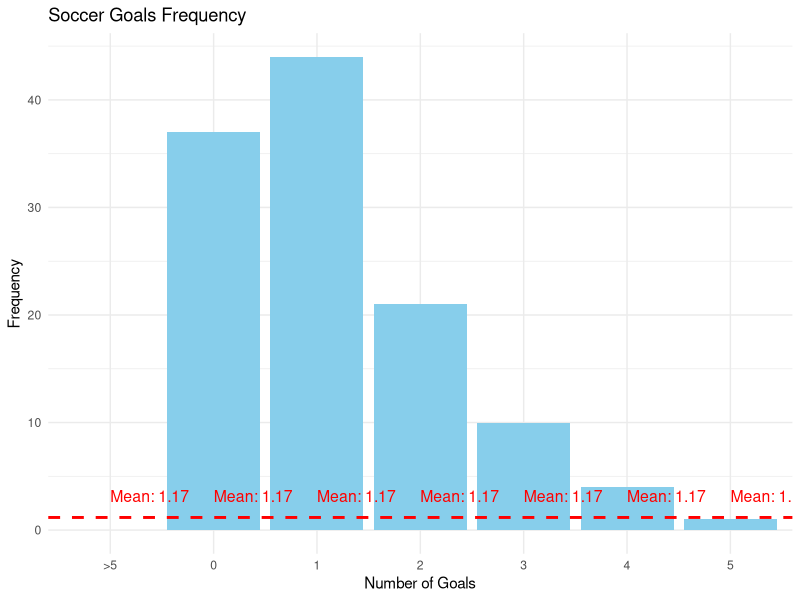
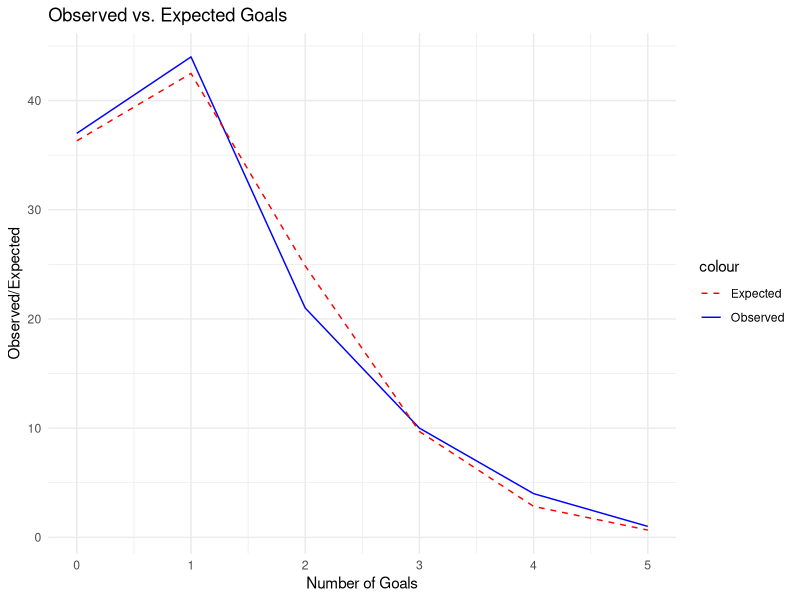
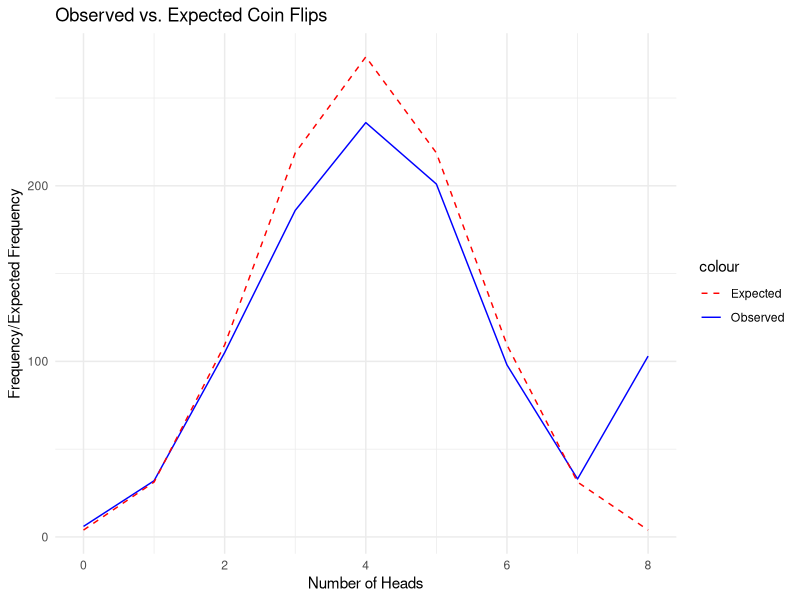

R code for these plots, in order:
## ---- chunk 1
knitr::opts_chunk$set(warning = FALSE, message = FALSE) 
library(tidyverse)
library(dplyr)
## ---- chunk 2
count <- c("0","1","2",">3")
observ <- c(203,39,18,28)
probs <- c(0.548,0.329,0.098,0.025)
exp <- c(158.7,94.83,28.45,6.65)



truffles <- data.frame(truffle_count = count, observed = observ, probs = probs, expected = exp)

chi_sq <- sum(((truffles$observed - truffles$expected)^2)/(truffles$expected))
#chi-squared test stat: 117

p_value <- chisq.test(x = truffles$observed, p = truffles$probs)

#p-value <2.2e-16

## ---- chunk 3
column1 <- c(1,4,2,10,1)
column2 <- c(4.12,1.02,9.5,12.4,2.48)

deg_freedom <- data.frame(df = column1, chi_sq = column2)


p_values <- 1 - pchisq(deg_freedom$chi_sq, deg_freedom$df)


deg_freedom$p_value <- p_values


print(deg_freedom)

## ---- chunk 4
column1 <- c("0","1","2","3","4","5",">5")
column2 <- c(37,44,21,10,4,1,0)

soccer <- data.frame(goals = column1, frequency = column2)

column1_2 <- c(0,1,2,3,4,5,5)
column2_2 <- c(37,44,21,10,4,1,0)

soccer_2 <- data.frame(goals = column1_2, frequency = column2_2)
## ---- chunk 5


# Calculate the mean (excluding "total")
mean_value <- sum(soccer_2$goals * soccer_2$frequency) / sum(soccer_2$frequency)

# Create the plot
soccer2_plot <- ggplot(soccer, aes(x = goals, y = frequency)) +
  geom_bar(stat = "identity", fill = "skyblue") +
  geom_hline(yintercept = mean_value, color = "red", linetype = "dashed", size = 1) +
  geom_text(aes(label = paste("Mean:", round(mean_value, 2))), 
             y = mean_value + 2, color = "red", size = 4, hjust = 0) +
  labs(title = "Soccer Goals Frequency", x = "Number of Goals", y = "Frequency") +
  theme_minimal()
soccer2_plot
## ---- chunk 6
column1 <- c(1, 2, 3, 4, 5, "<5")
column2 <- c(37, 44, 21, 10, 4, sum(c(37, 44, 21, 10, 4)))

soccer <- data.frame(goals = column1, observed = column2)

total_games <- sum(soccer$observed)



lambda <- 1.17

## Updated code

column1_3 <- c(0,1,2,3,4,5)
column2_3 <- c(37,44,21,10,4,1)
soccer3 <- data.frame(goals = column1_3, observed = column2_3, probs = NA, expec = NA)

prob <- dpois(soccer3$goals, lambda)
total_freq <- sum(soccer3$observed)

soccer3<- soccer3 %>%
  mutate(probs = round((prob),7),
         expec = probs * total_freq)
soccer3

## ---- chunk 7

ggplot(soccer3, aes(x = goals)) +
  geom_line(aes(y = observed, color = "Observed")) +
  geom_line(aes(y = expec, color = "Expected"), linetype = "dashed") +
  labs(title = "Observed vs. Expected Goals",
       x = "Number of Goals",
       y = "Observed/Expected") +
  scale_color_manual(values = c("Observed" = "blue", "Expected" = "red")) +
  theme_minimal()

## ---- chunk 8
var <- (sum(((soccer3$goals-lambda)^2)*soccer3$frequency))/116 
#1.26
## ---- chunk 9
column1 <- c(0,1,2,3,4,5,6,7,8)
column2 <- c(6,32,105,186,236,201,98,33,103)

coin_flips <- data.frame(heads = column1, coins = column2)

coin_flips$expected_prob <- (choose(8, coin_flips$heads)*(0.5^8))

coin_flips$expected_coins <- (choose(8, coin_flips$heads)*(0.5^8)*1000)

#coin_flips$observed_prob <- coin_flips$coins/1000
## ---- chunk 10

chisq.test(coin_flips$coins, coin_flips$expected_prob)
chi_sq <- sum(((coin_flips$coins - coin_flips$expected_prob)^2)/(coin_flips$expected_prob))

chisq.test(x = coin_flips$coins, p = coin_flips$expected_prob)
## ---- chunk 11
ggplot(coin_flips, aes(x = heads)) +
  geom_line(aes(y = coins, color = "Observed")) +
  geom_line(aes(y = expected_prob * 1000, color = "Expected"), linetype = "dashed") +
  labs(title = "Observed vs. Expected Coin Flips",
       x = "Number of Heads",
       y = "Frequency/Expected Frequency") +
  scale_color_manual(values = c("Observed" = "blue", "Expected" = "red")) +
  theme_minimal()
## ---- chunk 12
column1 <- c(0,1,2,3,">3")
column2 <- c(50,39,7,4,0)

hurricanes <- data.frame(count = column1, years = column2)

column1 <- c(0,1,2,3)
column2 <- c(50,39,7,4)

hurricanes2 <- data.frame(count = column1, years = column2)
## ---- chunk 13
mean_hurricanes <- (sum(as.numeric(hurricanes2$count*hurricanes$years)))/sum(hurricanes2$years)
#0.65 hurricanes per year
## ---- chunk 14

# Given data
column1 <- c(0, 1, 2, 3)
column2 <- c(50, 39, 7, 4)

hurricanes2 <- data.frame(count = column1, years = column2)

# Calculate the mean/lambda
lambda <- 0.65

# Calculate the expected frequencies assuming a Poisson distribution
expected_freq <- dpois(hurricanes2$count, lambda) 
expected_freq

1-(0.52204578+0.33932975+0.11028217)

hurricanes2$expec <- c(0.52204578, 0.33932975, 0.11028217, 0.0283423)

# Perform chi-squared goodness-of-fit test
chi_sq_test <- chisq.test(x = hurricanes2$years, p = hurricanes2$expec)

# Print the results
print(chi_sq_test)


## ---- chunk 15
choose(25,19)*(0.5^25)
## ---- chunk 16
choose(25, 20)*(0.5^25)
choose(25, 21)*(0.5^25)
choose(25, 22)*(0.5^25)
choose(25, 23)*(0.5^25)
choose(25, 24)*(0.5^25)
choose(25, 25)*(0.5^25)


## ---- chunk 17
0.001583397+0.0003769994+6.854534e-05+8.940697e-06+7.450581e-07+2.980232e-08+0.0053
## ---- chunk 18
0.007338657*2
## ---- chunk 19
prob <- 0.5
trials <- 18

binom.test(15, 18, p = 0.5, alternative = "two.sided")

## ---- chunk 20
binom.test(13, 18, p = 0.5, alternative = "two.sided")
## ---- chunk 21
binom.test(10, 18, p = 0.5, alternative = "two.sided")

## ---- chunk 22
binom.test(7, 18, p = 0.5, alternative = "two.sided")

